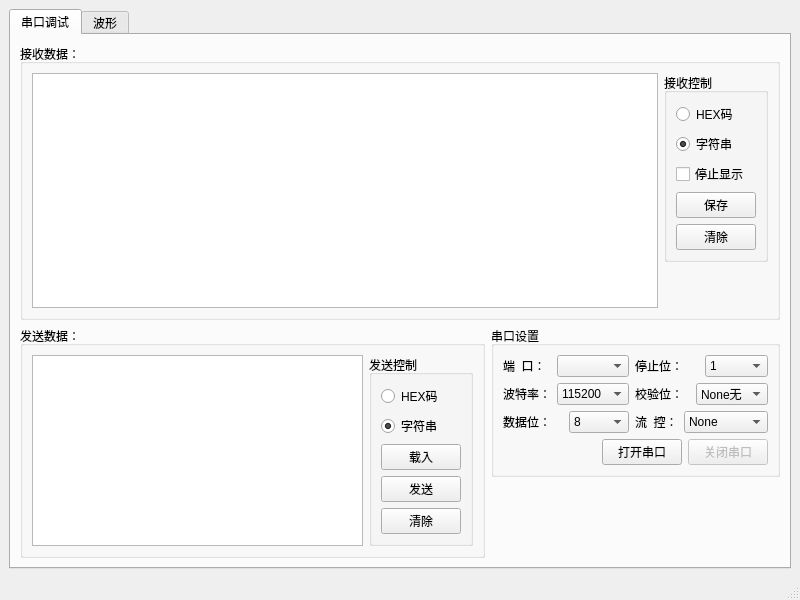
<?xml version="1.0" encoding="UTF-8"?>
<ui version="4.0">
 <class>MainWindow</class>
 <widget class="QMainWindow" name="MainWindow">
  <property name="geometry">
   <rect>
    <x>0</x>
    <y>0</y>
    <width>800</width>
    <height>600</height>
   </rect>
  </property>
  <property name="windowTitle">
   <string>SuperDebugger</string>
  </property>
  <widget class="QWidget" name="centralwidget">
   <layout class="QVBoxLayout" name="verticalLayout">
    <item>
     <widget class="QTabWidget" name="tabWidget">
      <property name="currentIndex">
       <number>0</number>
      </property>
      <widget class="QWidget" name="serialtab">
       <attribute name="title">
        <string>串口调试</string>
       </attribute>
       <layout class="QVBoxLayout" name="verticalLayout_16">
        <item>
         <layout class="QVBoxLayout" name="verticalLayout_2" stretch="8,2">
          <item>
           <widget class="QGroupBox" name="groupBox_3">
            <property name="title">
             <string>接收数据：</string>
            </property>
            <layout class="QHBoxLayout" name="horizontalLayout_8">
             <item>
              <widget class="QTextBrowser" name="reciveData">
               <property name="styleSheet">
                <string notr="true">font: 75 10pt &quot;Courier New&quot;;</string>
               </property>
              </widget>
             </item>
             <item>
              <layout class="QVBoxLayout" name="verticalLayout_11">
               <item>
                <widget class="QGroupBox" name="groupBox_4">
                 <property name="title">
                  <string>接收控制</string>
                 </property>
                 <layout class="QVBoxLayout" name="verticalLayout_3">
                  <item>
                   <widget class="QRadioButton" name="radioButtonRecvHex">
                    <property name="text">
                     <string>HEX码</string>
                    </property>
                   </widget>
                  </item>
                  <item>
                   <widget class="QRadioButton" name="radioButtonRecvAscii">
                    <property name="text">
                     <string>字符串</string>
                    </property>
                    <property name="checked">
                     <bool>true</bool>
                    </property>
                   </widget>
                  </item>
                  <item>
                   <widget class="QCheckBox" name="checkBoxStopDisplay">
                    <property name="text">
                     <string>停止显示</string>
                    </property>
                   </widget>
                  </item>
                  <item>
                   <widget class="QPushButton" name="pushButtonSave">
                    <property name="text">
                     <string>保存</string>
                    </property>
                   </widget>
                  </item>
                  <item>
                   <widget class="QPushButton" name="pushButtonRecvClear">
                    <property name="text">
                     <string>清除</string>
                    </property>
                   </widget>
                  </item>
                 </layout>
                </widget>
               </item>
               <item>
                <spacer name="verticalSpacer_3">
                 <property name="orientation">
                  <enum>Qt::Vertical</enum>
                 </property>
                 <property name="sizeHint" stdset="0">
                  <size>
                   <width>20</width>
                   <height>40</height>
                  </size>
                 </property>
                </spacer>
               </item>
              </layout>
             </item>
            </layout>
           </widget>
          </item>
          <item>
           <layout class="QHBoxLayout" name="horizontalLayout_11" stretch="10,0">
            <item>
             <widget class="QGroupBox" name="groupBox_2">
              <property name="enabled">
               <bool>true</bool>
              </property>
              <property name="sizePolicy">
               <sizepolicy hsizetype="Expanding" vsizetype="Expanding">
                <horstretch>0</horstretch>
                <verstretch>0</verstretch>
               </sizepolicy>
              </property>
              <property name="title">
               <string>发送数据：</string>
              </property>
              <layout class="QHBoxLayout" name="horizontalLayout_7">
               <item>
                <widget class="QTextEdit" name="sendDataEdit">
                 <property name="styleSheet">
                  <string notr="true">font: 75 10pt &quot;Courier New&quot;;</string>
                 </property>
                </widget>
               </item>
               <item>
                <layout class="QVBoxLayout" name="verticalLayout_9">
                 <item>
                  <widget class="QGroupBox" name="groupBox_6">
                   <property name="title">
                    <string>发送控制</string>
                   </property>
                   <layout class="QVBoxLayout" name="verticalLayout_5">
                    <item>
                     <widget class="QRadioButton" name="radioButtonSendHex">
                      <property name="text">
                       <string>HEX码</string>
                      </property>
                     </widget>
                    </item>
                    <item>
                     <widget class="QRadioButton" name="radioButtonSendAscii">
                      <property name="text">
                       <string>字符串</string>
                      </property>
                      <property name="checked">
                       <bool>true</bool>
                      </property>
                     </widget>
                    </item>
                    <item>
                     <widget class="QPushButton" name="pushButtonLoad">
                      <property name="text">
                       <string>载入</string>
                      </property>
                     </widget>
                    </item>
                    <item>
                     <widget class="QPushButton" name="pushButtonSend">
                      <property name="text">
                       <string>发送</string>
                      </property>
                     </widget>
                    </item>
                    <item>
                     <widget class="QPushButton" name="pushButtonSendClear">
                      <property name="text">
                       <string>清除</string>
                      </property>
                     </widget>
                    </item>
                   </layout>
                  </widget>
                 </item>
                 <item>
                  <spacer name="verticalSpacer">
                   <property name="orientation">
                    <enum>Qt::Vertical</enum>
                   </property>
                   <property name="sizeHint" stdset="0">
                    <size>
                     <width>20</width>
                     <height>40</height>
                    </size>
                   </property>
                  </spacer>
                 </item>
                </layout>
               </item>
              </layout>
             </widget>
            </item>
            <item>
             <layout class="QVBoxLayout" name="verticalLayout_10">
              <item>
               <widget class="QGroupBox" name="groupBox_5">
                <property name="enabled">
                 <bool>true</bool>
                </property>
                <property name="title">
                 <string>串口设置</string>
                </property>
                <layout class="QVBoxLayout" name="verticalLayout_8">
                 <item>
                  <layout class="QHBoxLayout" name="horizontalLayout_9">
                   <item>
                    <layout class="QVBoxLayout" name="verticalLayout_6">
                     <item>
                      <layout class="QHBoxLayout" name="horizontalLayout">
                       <item>
                        <widget class="QLabel" name="label_3">
                         <property name="text">
                          <string>端  口：</string>
                         </property>
                        </widget>
                       </item>
                       <item>
                        <widget class="QComboBox" name="portName">
                         <property name="sizePolicy">
                          <sizepolicy hsizetype="Fixed" vsizetype="Fixed">
                           <horstretch>0</horstretch>
                           <verstretch>0</verstretch>
                          </sizepolicy>
                         </property>
                        </widget>
                       </item>
                      </layout>
                     </item>
                     <item>
                      <layout class="QHBoxLayout" name="horizontalLayout_2">
                       <item>
                        <widget class="QLabel" name="label_4">
                         <property name="text">
                          <string>波特率：</string>
                         </property>
                        </widget>
                       </item>
                       <item>
                        <widget class="QComboBox" name="baudRate">
                         <item>
                          <property name="text">
                           <string>115200</string>
                          </property>
                         </item>
                         <item>
                          <property name="text">
                           <string>57600</string>
                          </property>
                         </item>
                         <item>
                          <property name="text">
                           <string>56000</string>
                          </property>
                         </item>
                         <item>
                          <property name="text">
                           <string>38400</string>
                          </property>
                         </item>
                         <item>
                          <property name="text">
                           <string>28800</string>
                          </property>
                         </item>
                         <item>
                          <property name="text">
                           <string>19200</string>
                          </property>
                         </item>
                         <item>
                          <property name="text">
                           <string>14400</string>
                          </property>
                         </item>
                         <item>
                          <property name="text">
                           <string>9600</string>
                          </property>
                         </item>
                         <item>
                          <property name="text">
                           <string>4800</string>
                          </property>
                         </item>
                         <item>
                          <property name="text">
                           <string>2400</string>
                          </property>
                         </item>
                         <item>
                          <property name="text">
                           <string>1200</string>
                          </property>
                         </item>
                         <item>
                          <property name="text">
                           <string>600</string>
                          </property>
                         </item>
                         <item>
                          <property name="text">
                           <string>300</string>
                          </property>
                         </item>
                        </widget>
                       </item>
                      </layout>
                     </item>
                     <item>
                      <layout class="QHBoxLayout" name="horizontalLayout_3">
                       <item>
                        <widget class="QLabel" name="label_5">
                         <property name="text">
                          <string>数据位：</string>
                         </property>
                        </widget>
                       </item>
                       <item>
                        <widget class="QComboBox" name="dataBits">
                         <item>
                          <property name="text">
                           <string>8</string>
                          </property>
                         </item>
                         <item>
                          <property name="text">
                           <string>7</string>
                          </property>
                         </item>
                         <item>
                          <property name="text">
                           <string>6</string>
                          </property>
                         </item>
                         <item>
                          <property name="text">
                           <string>5</string>
                          </property>
                         </item>
                        </widget>
                       </item>
                      </layout>
                     </item>
                    </layout>
                   </item>
                   <item>
                    <layout class="QVBoxLayout" name="verticalLayout_7">
                     <item>
                      <layout class="QHBoxLayout" name="horizontalLayout_5">
                       <item>
                        <widget class="QLabel" name="label_7">
                         <property name="text">
                          <string>停止位：</string>
                         </property>
                        </widget>
                       </item>
                       <item>
                        <widget class="QComboBox" name="stopBit">
                         <item>
                          <property name="text">
                           <string>1</string>
                          </property>
                         </item>
                         <item>
                          <property name="text">
                           <string>1.5</string>
                          </property>
                         </item>
                         <item>
                          <property name="text">
                           <string>2</string>
                          </property>
                         </item>
                        </widget>
                       </item>
                      </layout>
                     </item>
                     <item>
                      <layout class="QHBoxLayout" name="horizontalLayout_4">
                       <item>
                        <widget class="QLabel" name="label_6">
                         <property name="text">
                          <string>校验位：</string>
                         </property>
                        </widget>
                       </item>
                       <item>
                        <widget class="QComboBox" name="parityCom">
                         <item>
                          <property name="text">
                           <string>None无</string>
                          </property>
                         </item>
                         <item>
                          <property name="text">
                           <string>Odd奇</string>
                          </property>
                         </item>
                         <item>
                          <property name="text">
                           <string>Even偶</string>
                          </property>
                         </item>
                        </widget>
                       </item>
                      </layout>
                     </item>
                     <item>
                      <layout class="QHBoxLayout" name="horizontalLayout_6">
                       <item>
                        <widget class="QLabel" name="label_8">
                         <property name="text">
                          <string>流  控：</string>
                         </property>
                        </widget>
                       </item>
                       <item>
                        <widget class="QComboBox" name="flowType">
                         <item>
                          <property name="text">
                           <string>None</string>
                          </property>
                         </item>
                         <item>
                          <property name="text">
                           <string>Hardware</string>
                          </property>
                         </item>
                         <item>
                          <property name="text">
                           <string>software</string>
                          </property>
                         </item>
                        </widget>
                       </item>
                      </layout>
                     </item>
                    </layout>
                   </item>
                  </layout>
                 </item>
                 <item>
                  <layout class="QHBoxLayout" name="horizontalLayout_10">
                   <item>
                    <spacer name="horizontalSpacer_2">
                     <property name="orientation">
                      <enum>Qt::Horizontal</enum>
                     </property>
                     <property name="sizeHint" stdset="0">
                      <size>
                       <width>40</width>
                       <height>20</height>
                      </size>
                     </property>
                    </spacer>
                   </item>
                   <item>
                    <widget class="QPushButton" name="pushButtonOpenSerial">
                     <property name="text">
                      <string>打开串口</string>
                     </property>
                    </widget>
                   </item>
                   <item>
                    <widget class="QPushButton" name="pushButtonCloseSerial">
                     <property name="enabled">
                      <bool>false</bool>
                     </property>
                     <property name="text">
                      <string>关闭串口</string>
                     </property>
                    </widget>
                   </item>
                  </layout>
                 </item>
                </layout>
               </widget>
              </item>
              <item>
               <spacer name="verticalSpacer_2">
                <property name="orientation">
                 <enum>Qt::Vertical</enum>
                </property>
                <property name="sizeHint" stdset="0">
                 <size>
                  <width>20</width>
                  <height>40</height>
                 </size>
                </property>
               </spacer>
              </item>
             </layout>
            </item>
           </layout>
          </item>
         </layout>
        </item>
       </layout>
      </widget>
      <widget class="QWidget" name="wavetab">
       <attribute name="title">
        <string>波形</string>
       </attribute>
       <layout class="QVBoxLayout" name="verticalLayout_15">
        <item>
         <layout class="QHBoxLayout" name="horizontalLayout_25" stretch="10,0">
          <item>
           <layout class="QVBoxLayout" name="waveverticalLayout"/>
          </item>
          <item>
           <layout class="QVBoxLayout" name="verticalLayout_14">
            <item>
             <widget class="QGroupBox" name="groupBox">
              <property name="title">
               <string>波形设置</string>
              </property>
              <layout class="QVBoxLayout" name="verticalLayout_12">
               <item>
                <layout class="QHBoxLayout" name="horizontalLayout_21">
                 <item>
                  <layout class="QVBoxLayout" name="verticalLayout_4">
                   <item>
                    <layout class="QHBoxLayout" name="horizontalLayout_13">
                     <item>
                      <widget class="QLabel" name="label_2">
                       <property name="text">
                        <string>开关</string>
                       </property>
                      </widget>
                     </item>
                     <item>
                      <widget class="QLabel" name="label_9">
                       <property name="text">
                        <string>Y轴偏移</string>
                       </property>
                      </widget>
                     </item>
                     <item>
                      <widget class="QLabel" name="label_11">
                       <property name="text">
                        <string>颜色</string>
                       </property>
                      </widget>
                     </item>
                    </layout>
                   </item>
                   <item>
                    <layout class="QHBoxLayout" name="horizontalLayout_14">
                     <item>
                      <widget class="QCheckBox" name="checkBox">
                       <property name="text">
                        <string>1</string>
                       </property>
                       <property name="checked">
                        <bool>true</bool>
                       </property>
                      </widget>
                     </item>
                     <item>
                      <widget class="QDoubleSpinBox" name="doubleSpinBoxChannel1"/>
                     </item>
                     <item>
                      <widget class="QPushButton" name="pushButtonColorSel1">
                       <property name="autoFillBackground">
                        <bool>false</bool>
                       </property>
                       <property name="styleSheet">
                        <string notr="true">background-color: rgb(255, 0, 0);</string>
                       </property>
                       <property name="text">
                        <string>1</string>
                       </property>
                      </widget>
                     </item>
                    </layout>
                   </item>
                   <item>
                    <layout class="QHBoxLayout" name="horizontalLayout_15">
                     <item>
                      <widget class="QCheckBox" name="checkBox_2">
                       <property name="text">
                        <string>2</string>
                       </property>
                       <property name="checked">
                        <bool>true</bool>
                       </property>
                      </widget>
                     </item>
                     <item>
                      <widget class="QDoubleSpinBox" name="doubleSpinBoxChannel2"/>
                     </item>
                     <item>
                      <widget class="QPushButton" name="pushButtonColorSel2">
                       <property name="styleSheet">
                        <string notr="true">background-color: rgb(255, 255, 127);</string>
                       </property>
                       <property name="text">
                        <string>2</string>
                       </property>
                      </widget>
                     </item>
                    </layout>
                   </item>
                   <item>
                    <layout class="QHBoxLayout" name="horizontalLayout_16">
                     <item>
                      <widget class="QCheckBox" name="checkBox_3">
                       <property name="text">
                        <string>3</string>
                       </property>
                      </widget>
                     </item>
                     <item>
                      <widget class="QDoubleSpinBox" name="doubleSpinBoxChannel3"/>
                     </item>
                     <item>
                      <widget class="QPushButton" name="pushButtonColorSel3">
                       <property name="styleSheet">
                        <string notr="true">background-color: rgb(0, 170, 0);</string>
                       </property>
                       <property name="text">
                        <string>3</string>
                       </property>
                      </widget>
                     </item>
                    </layout>
                   </item>
                   <item>
                    <layout class="QHBoxLayout" name="horizontalLayout_17">
                     <item>
                      <widget class="QCheckBox" name="checkBox_4">
                       <property name="text">
                        <string>4</string>
                       </property>
                      </widget>
                     </item>
                     <item>
                      <widget class="QDoubleSpinBox" name="doubleSpinBoxChannel4"/>
                     </item>
                     <item>
                      <widget class="QPushButton" name="pushButtonColorSel4">
                       <property name="styleSheet">
                        <string notr="true">background-color: rgb(0, 85, 255);</string>
                       </property>
                       <property name="text">
                        <string>4</string>
                       </property>
                      </widget>
                     </item>
                    </layout>
                   </item>
                   <item>
                    <layout class="QHBoxLayout" name="horizontalLayout_18">
                     <item>
                      <widget class="QCheckBox" name="checkBox_5">
                       <property name="text">
                        <string>5</string>
                       </property>
                      </widget>
                     </item>
                     <item>
                      <widget class="QDoubleSpinBox" name="doubleSpinBoxChannel5"/>
                     </item>
                     <item>
                      <widget class="QPushButton" name="pushButtonColorSel5">
                       <property name="styleSheet">
                        <string notr="true">background-color: rgb(255, 85, 255);</string>
                       </property>
                       <property name="text">
                        <string>5</string>
                       </property>
                      </widget>
                     </item>
                    </layout>
                   </item>
                  </layout>
                 </item>
                 <item>
                  <spacer name="horizontalSpacer">
                   <property name="orientation">
                    <enum>Qt::Horizontal</enum>
                   </property>
                   <property name="sizeHint" stdset="0">
                    <size>
                     <width>40</width>
                     <height>20</height>
                    </size>
                   </property>
                  </spacer>
                 </item>
                </layout>
               </item>
               <item>
                <layout class="QHBoxLayout" name="horizontalLayout_22">
                 <item>
                  <layout class="QHBoxLayout" name="horizontalLayout_19">
                   <item>
                    <widget class="QLabel" name="label_10">
                     <property name="text">
                      <string>周期(s):</string>
                     </property>
                    </widget>
                   </item>
                   <item>
                    <widget class="QDoubleSpinBox" name="doubleSpinBoxPeriod"/>
                   </item>
                  </layout>
                 </item>
                 <item>
                  <spacer name="horizontalSpacer_3">
                   <property name="orientation">
                    <enum>Qt::Horizontal</enum>
                   </property>
                   <property name="sizeHint" stdset="0">
                    <size>
                     <width>40</width>
                     <height>20</height>
                    </size>
                   </property>
                  </spacer>
                 </item>
                </layout>
               </item>
               <item>
                <layout class="QHBoxLayout" name="horizontalLayout_20">
                 <item>
                  <widget class="QPushButton" name="pushButtonWaveClear">
                   <property name="text">
                    <string>清屏</string>
                   </property>
                  </widget>
                 </item>
                 <item>
                  <widget class="QPushButton" name="pushButtonWaveSave">
                   <property name="text">
                    <string>存图</string>
                   </property>
                  </widget>
                 </item>
                </layout>
               </item>
              </layout>
             </widget>
            </item>
            <item>
             <widget class="QGroupBox" name="groupBox_7">
              <property name="title">
               <string>波形数据设置</string>
              </property>
              <layout class="QVBoxLayout" name="verticalLayout_13">
               <item>
                <layout class="QHBoxLayout" name="horizontalLayout_24">
                 <item>
                  <layout class="QHBoxLayout" name="horizontalLayout_12">
                   <item>
                    <widget class="QLabel" name="label">
                     <property name="text">
                      <string>数据来源：</string>
                     </property>
                    </widget>
                   </item>
                   <item>
                    <widget class="QComboBox" name="comboBoxDataSource">
                     <item>
                      <property name="text">
                       <string>串口</string>
                      </property>
                     </item>
                     <item>
                      <property name="text">
                       <string>网络</string>
                      </property>
                     </item>
                    </widget>
                   </item>
                  </layout>
                 </item>
                 <item>
                  <spacer name="horizontalSpacer_4">
                   <property name="orientation">
                    <enum>Qt::Horizontal</enum>
                   </property>
                   <property name="sizeHint" stdset="0">
                    <size>
                     <width>40</width>
                     <height>20</height>
                    </size>
                   </property>
                  </spacer>
                 </item>
                </layout>
               </item>
               <item>
                <layout class="QHBoxLayout" name="horizontalLayout_23">
                 <item>
                  <widget class="QPushButton" name="pushButton">
                   <property name="mouseTracking">
                    <bool>false</bool>
                   </property>
                   <property name="focusPolicy">
                    <enum>Qt::StrongFocus</enum>
                   </property>
                   <property name="text">
                    <string>显示波形</string>
                   </property>
                   <property name="checkable">
                    <bool>false</bool>
                   </property>
                   <property name="checked">
                    <bool>false</bool>
                   </property>
                   <property name="autoDefault">
                    <bool>false</bool>
                   </property>
                   <property name="flat">
                    <bool>false</bool>
                   </property>
                  </widget>
                 </item>
                 <item>
                  <widget class="QPushButton" name="pushButton_2">
                   <property name="enabled">
                    <bool>false</bool>
                   </property>
                   <property name="mouseTracking">
                    <bool>false</bool>
                   </property>
                   <property name="focusPolicy">
                    <enum>Qt::StrongFocus</enum>
                   </property>
                   <property name="text">
                    <string>关闭波形</string>
                   </property>
                   <property name="checkable">
                    <bool>false</bool>
                   </property>
                   <property name="checked">
                    <bool>false</bool>
                   </property>
                   <property name="autoDefault">
                    <bool>false</bool>
                   </property>
                   <property name="flat">
                    <bool>false</bool>
                   </property>
                  </widget>
                 </item>
                </layout>
               </item>
              </layout>
             </widget>
            </item>
            <item>
             <spacer name="verticalSpacer_4">
              <property name="orientation">
               <enum>Qt::Vertical</enum>
              </property>
              <property name="sizeHint" stdset="0">
               <size>
                <width>20</width>
                <height>40</height>
               </size>
              </property>
             </spacer>
            </item>
           </layout>
          </item>
         </layout>
        </item>
       </layout>
      </widget>
     </widget>
    </item>
   </layout>
  </widget>
  <widget class="QMenuBar" name="menubar">
   <property name="geometry">
    <rect>
     <x>0</x>
     <y>0</y>
     <width>800</width>
     <height>23</height>
    </rect>
   </property>
  </widget>
  <widget class="QStatusBar" name="statusbar"/>
 </widget>
 <resources/>
 <connections/>
</ui>
